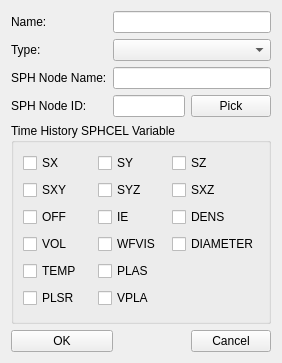
<?xml version="1.0" encoding="UTF-8"?>
<ui version="4.0">
 <class>GUITimeHistorySPHCELDialog</class>
 <widget class="QWidget" name="GUITimeHistorySPHCELDialog">
  <property name="geometry">
   <rect>
    <x>0</x>
    <y>0</y>
    <width>282</width>
    <height>363</height>
   </rect>
  </property>
  <property name="windowTitle">
   <string/>
  </property>
  <layout class="QGridLayout" name="gridLayout">
   <item row="3" column="1" colspan="3">
    <widget class="QLineEdit" name="lineEdit_NodeID"/>
   </item>
   <item row="1" column="0">
    <widget class="QLabel" name="label_Upper">
     <property name="text">
      <string>Type:</string>
     </property>
    </widget>
   </item>
   <item row="3" column="0">
    <widget class="QLabel" name="label_3">
     <property name="text">
      <string>SPH Node ID:</string>
     </property>
    </widget>
   </item>
   <item row="2" column="0">
    <widget class="QLabel" name="label_2">
     <property name="text">
      <string>SPH Node Name:</string>
     </property>
    </widget>
   </item>
   <item row="5" column="0" colspan="2">
    <widget class="QPushButton" name="pushButton_OK">
     <property name="text">
      <string>OK</string>
     </property>
    </widget>
   </item>
   <item row="0" column="0">
    <widget class="QLabel" name="label">
     <property name="text">
      <string>Name:</string>
     </property>
    </widget>
   </item>
   <item row="5" column="2">
    <spacer name="horizontalSpacer">
     <property name="orientation">
      <enum>Qt::Horizontal</enum>
     </property>
     <property name="sizeHint" stdset="0">
      <size>
       <width>153</width>
       <height>20</height>
      </size>
     </property>
    </spacer>
   </item>
   <item row="3" column="4">
    <widget class="QPushButton" name="pushButton_Pick">
     <property name="text">
      <string>Pick</string>
     </property>
    </widget>
   </item>
   <item row="2" column="1" colspan="4">
    <widget class="QLineEdit" name="lineEdit_NodeName"/>
   </item>
   <item row="1" column="1" colspan="4">
    <widget class="QComboBox" name="comboBox_Type"/>
   </item>
   <item row="0" column="1" colspan="4">
    <widget class="QLineEdit" name="lineEdit_Name"/>
   </item>
   <item row="4" column="0" colspan="5">
    <widget class="QGroupBox" name="groupBox">
     <property name="title">
      <string>Time History SPHCEL Variable</string>
     </property>
     <layout class="QGridLayout" name="gridLayout_2">
      <item row="2" column="0">
       <widget class="QCheckBox" name="checkBox_OFF">
        <property name="text">
         <string>OFF</string>
        </property>
       </widget>
      </item>
      <item row="1" column="0">
       <widget class="QCheckBox" name="checkBox_SXY">
        <property name="text">
         <string>SXY</string>
        </property>
       </widget>
      </item>
      <item row="3" column="1">
       <widget class="QCheckBox" name="checkBox_WFVIS">
        <property name="text">
         <string>WFVIS</string>
        </property>
       </widget>
      </item>
      <item row="0" column="2">
       <widget class="QCheckBox" name="checkBox_SZ">
        <property name="text">
         <string>SZ</string>
        </property>
       </widget>
      </item>
      <item row="1" column="1">
       <widget class="QCheckBox" name="checkBox_SYZ">
        <property name="text">
         <string>SYZ</string>
        </property>
       </widget>
      </item>
      <item row="3" column="2">
       <widget class="QCheckBox" name="checkBox_DIAMETER">
        <property name="text">
         <string>DIAMETER</string>
        </property>
       </widget>
      </item>
      <item row="0" column="1">
       <widget class="QCheckBox" name="checkBox_SY">
        <property name="text">
         <string>SY</string>
        </property>
       </widget>
      </item>
      <item row="2" column="2">
       <widget class="QCheckBox" name="checkBox_DENS">
        <property name="text">
         <string>DENS</string>
        </property>
       </widget>
      </item>
      <item row="4" column="0">
       <widget class="QCheckBox" name="checkBox_TEMP">
        <property name="text">
         <string>TEMP</string>
        </property>
       </widget>
      </item>
      <item row="4" column="1" colspan="2">
       <widget class="QCheckBox" name="checkBox_PLAS">
        <property name="text">
         <string>PLAS</string>
        </property>
       </widget>
      </item>
      <item row="3" column="0">
       <widget class="QCheckBox" name="checkBox_VOL">
        <property name="text">
         <string>VOL</string>
        </property>
       </widget>
      </item>
      <item row="0" column="0">
       <widget class="QCheckBox" name="checkBox_SX">
        <property name="text">
         <string>SX</string>
        </property>
       </widget>
      </item>
      <item row="2" column="1">
       <widget class="QCheckBox" name="checkBox_IE">
        <property name="text">
         <string>IE</string>
        </property>
       </widget>
      </item>
      <item row="1" column="2">
       <widget class="QCheckBox" name="checkBox_SXZ">
        <property name="text">
         <string>SXZ</string>
        </property>
       </widget>
      </item>
      <item row="5" column="0">
       <widget class="QCheckBox" name="checkBox_PLSR">
        <property name="text">
         <string>PLSR</string>
        </property>
       </widget>
      </item>
      <item row="5" column="1">
       <widget class="QCheckBox" name="checkBox_VPLA">
        <property name="text">
         <string>VPLA</string>
        </property>
       </widget>
      </item>
     </layout>
    </widget>
   </item>
   <item row="5" column="4">
    <widget class="QPushButton" name="pushButton_Cancle">
     <property name="text">
      <string>Cancel</string>
     </property>
    </widget>
   </item>
  </layout>
 </widget>
 <resources/>
 <connections/>
</ui>
